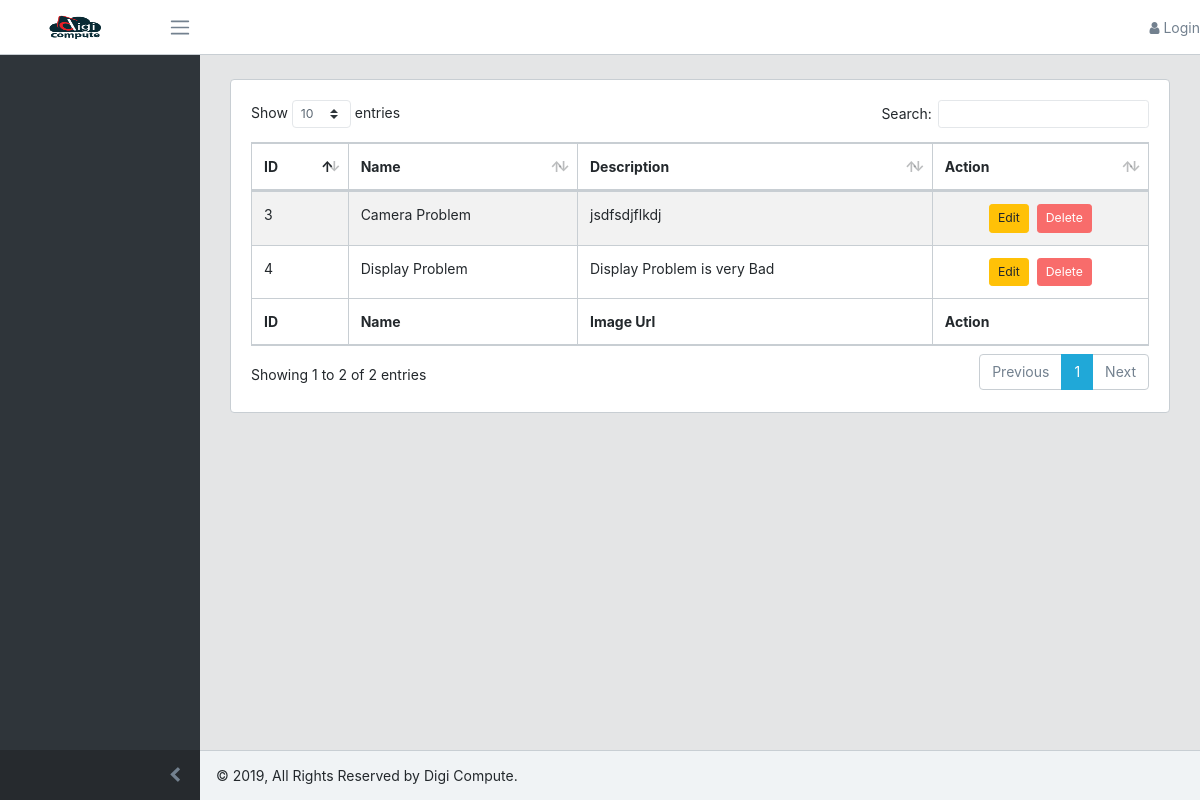
The page /dashboard/problem_types/ on the database as committed earlier.
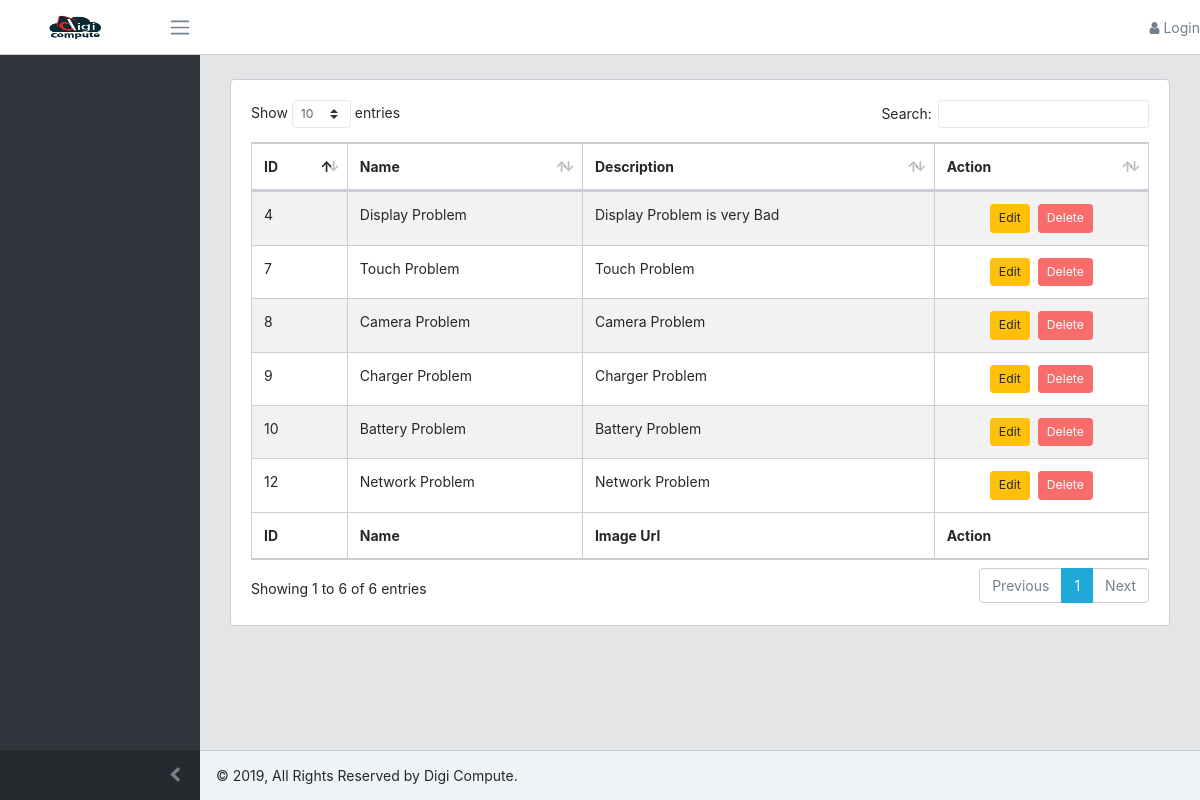
The same page on the database as committed later.
### repair/models.py (models this page shows, shortened)
class ProblemType(models.Model):
    name = models.CharField(max_length=50, unique=True)
    description = models.TextField(null=True, blank=True)

### repair/views.py (the view)
# urls.py: path('dashboard/problem_types/', views.DashboardProblemTypeListView.as_view(), name='dashboard_problem_type_list'),
class DashboardProblemTypeListView(ListView):
    model = ProblemType
    template_name = 'repair/dashboard_problem_type_list.html'

### repair/templates/repair/dashboard_problem_type_list.html (shortened to what this page needs)
{% extends 'admin_base.html' %}
{% load static %}
{% block content %}
    <div class="card mt-4">
        <div class="card-body">
            <table id="example" class="table table-striped table-bordered" style="width:100%">
        <thead>
            <tr>
                <th>ID</th>
                <th>Name</th>
                <th>Description</th>
                <th>Action</th>
            </tr>
        </thead>
        <tbody>
            {% for problem in object_list %}
            <tr>
                <td>{{ problem.id }}</td>
                <td>{{ problem.name }}</td>
                <td>{{ problem.description }}</td>
                <td class="text-center"><form action="{% url 'repair:problem_type_delete' pk=problem.pk %}" method="POST">{% csrf_token %}<a href="{% url 'repair:problem_type_edit' pk=problem.pk %}" class="btn btn-sm btn-warning mr-2">Edit</a><button class="btn btn-sm btn-danger confirm-delete">Delete</button></form></td>
            </tr>
            {% endfor %}
        </tbody>
        <tfoot>
            <tr>
                <th>ID</th>
                <th>Name</th>
                <th>Image Url</th>
                <th>Action</th>
            </tr>
        </tfoot>
    </table>
        </div>
    </div>
{% endblock %}

### templates/admin_base.html (shortened to what this page needs)
<!DOCTYPE html>
{% load static %}
<html lang="en">
  <head>
    <link href="{% static 'admin_static/vendors/@coreui/icons/css/coreui-icons.min.css' %}" rel="stylesheet">
    <link href="{% static 'admin_static/vendors/flag-icon-css/css/flag-icon.min.css' %}" rel="stylesheet">
    <link href="{% static 'admin_static/vendors/font-awesome/css/font-awesome.min.css' %}" rel="stylesheet">
    <link href="{% static 'admin_static/vendors/simple-line-icons/css/simple-line-icons.css' %}" rel="stylesheet">
      <link rel="stylesheet" type="text/css" href="{% static 'admin_static/css/dataTables.bootstrap4.min.css' %}"/>
    <link href="{% static 'admin_static/css/style.css' %}" rel="stylesheet">
    <link href="{% static 'admin_static/vendors/pace-progress/css/pace.min.css' %}" rel="stylesheet">
  </head>
  <body class="app header-fixed sidebar-fixed aside-menu-fixed sidebar-lg-show">
    <header class="app-header navbar">
      <a class="navbar-brand" href="/">
        <img class="navbar-brand-full" src="{% static 'images/logo.png' %}" width="89" height="25" alt="Digi Compute Logo">
      </a>
      <button class="navbar-toggler sidebar-toggler d-md-down-none" type="button" data-toggle="sidebar-lg-show">
        <span class="navbar-toggler-icon"></span>
      </button>
      <ul class="nav navbar-nav ml-auto">
        {% if request.user.is_authenticated %}
        <li class="nav-item dropdown">
          <a class="nav-link" data-toggle="dropdown" href="#" role="button" aria-haspopup="true" aria-expanded="false">
            <img class="img-avatar" src="{% static 'admin_static/img/avatars/6.jpg' %}" alt="admin@bootstrapmaster.com">
          </a>
          <div class="dropdown-menu dropdown-menu-right">
            <a class="dropdown-item" href="{% url 'logout' %}">
              <i class="fa fa-lock"></i> Logout</a>
          </div>
        </li>
        {% else %}
        <li class="nav-item d-md-down-none">
          <a class="nav-link" href="{% url 'login' %}">
            <i class="fa fa-user"></i> Login
          </a>
        </li>
        {% endif %}
      </ul>
    </header>
    <div class="app-body">
      <div class="sidebar">
        <nav class="sidebar-nav">
          <ul class="nav">
          </ul>
        </nav>
        <button class="sidebar-minimizer brand-minimizer" type="button"></button>
      </div>
      <main class="main">
        <div class="container-fluid">
          <div class="animated fadeIn">
              {% block content %}
              {% endblock %}
          </div>
        </div>
      </main>
    </div>
    <footer class="app-footer">
      <div>
        <span>© {% now "Y" %}, All Rights Reserved by Digi Compute.</span>
      </div>
    </footer>
  </body>
</html>

Rows that differ between the two databases and show on the page:
removed ProblemType: id "3", name "Camera Problem", description "jsdfsdjflkdj"
added ProblemType: id "7", name "Touch Problem", description "Touch Problem"
added ProblemType: id "8", name "Camera Problem", description "Camera Problem"
added ProblemType: id "9", name "Charger Problem", description "Charger Problem"
added ProblemType: id "10", name "Battery Problem", description "Battery Problem"
added ProblemType: id "12", name "Network Problem", description "Network Problem"
Other text that changed with them:
text written by a page script: "Show entries Search: Showing 1 to 2 of 2 entries Previous 1 Next" → "Show entries Search: Showing 1 to 6 of 6 entries Previous 1 Next"
